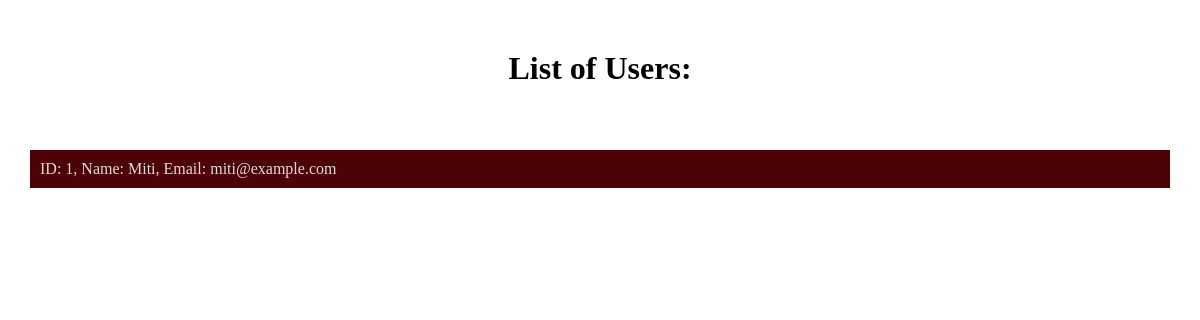
/users, run on an earlier commit of the app's database.
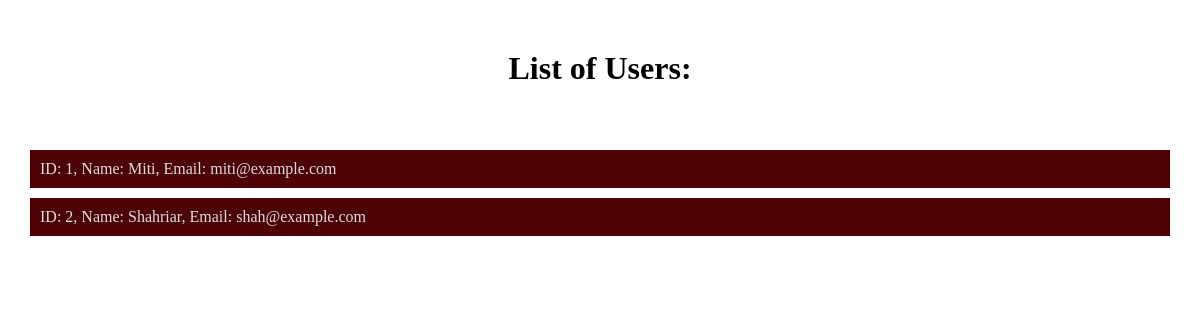
And on a later commit of the database.
### data_management/SQL_Data_Models.py (models this page shows, shortened)
class User(db.Model):
    __tablename__ = 'users'
    id = Column(Integer, primary_key=True, autoincrement=True)
    name = Column(String, nullable=False)
    email = Column(String, nullable=False)
    password = Column(String, nullable=False)

### app.py (the view)
@app.route('/users')
def list_users():
    users = data_manager.get_all_users()
    return render_template('users.html', users=users)

### data_management/SQLDataManager.py (called while the page is built)
    def get_all_users(self):
        users = User.query.all()
        return users

### templates/users.html (shortened to what this page needs)
<!DOCTYPE html>
<html lang="en">
<head>
</head>
<body>
  <h1>List of Users:</h1>
  <ul>
    {% if users is mapping %}
      {% for userID, userInfo in users.items() %}
        <li>ID: {{ userID }}, Name: {{ userInfo["name"] }}</li>
      {% endfor %}
    {% elif users is iterable and users is not string %}
      {% for user in users %}
        <li>ID: {{ user.id }}, Name: {{ user.name }}, Email: {{ user.email }}</li>
      {% endfor %}
    {% endif %}
  </ul>
</body>
</html>

### templates/users.html (style rules this page uses)
* { margin: 0; padding: 0; box-sizing: border-box; }
body { display: flex; justify-content: center; align-items: center; height: 100vh; position: relative; align-items: flex-start; }
body::before { content: ""; position: absolute; top: 0; left: 0; width: 100%; height: 100%; background: url('../static/images/red-chairs.jpg') no-repeat center center fixed; background-size: cover; opacity: 0.2; z-index: -1; }
h1 { text-align: center; color: #000; margin-bottom: 20px; margin-top: 50px; position: absolute; top: 0; left: 50%; transform: translateX(-50%); width: 100%; }
ul { list-style: none; padding: 0; margin-top: 150px; width: 100%; }
li { background-color: rgb(77, 2, 6); color: #ddd; margin-bottom: 10px; margin-left: 30px; margin-right: 30px; padding: 10px; }

What changed in the data, as far as the page shows it:
added User: id "2", name "Shahriar", email "shah@example.com"
